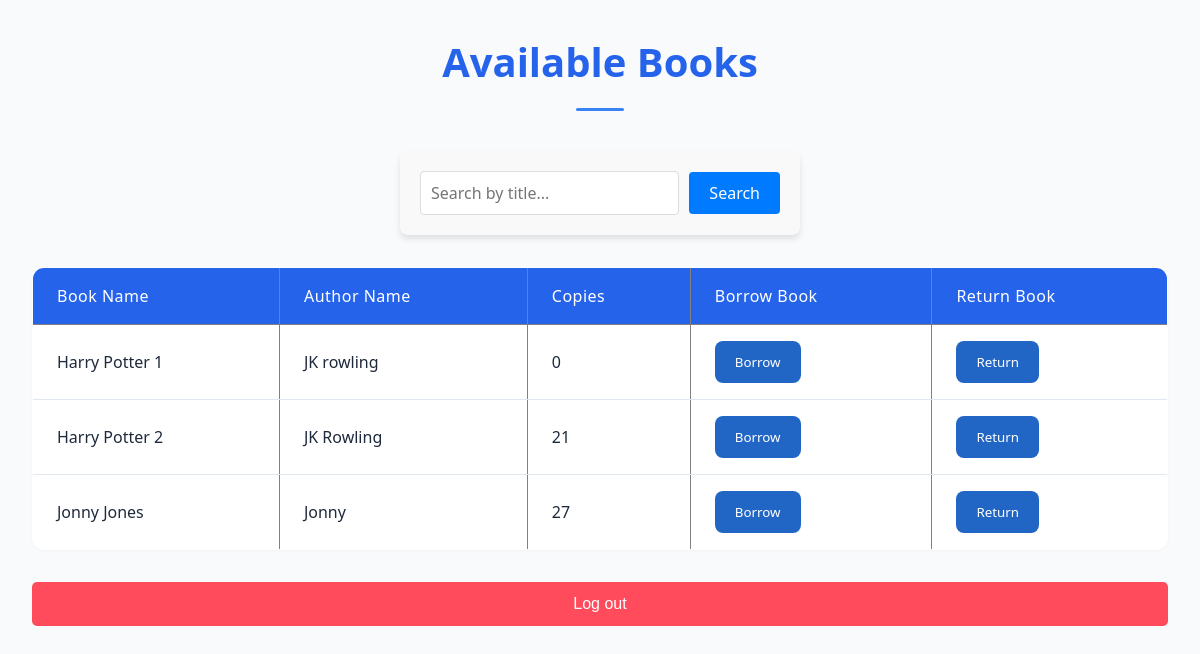
The app's page /library/ (signed in), older data.
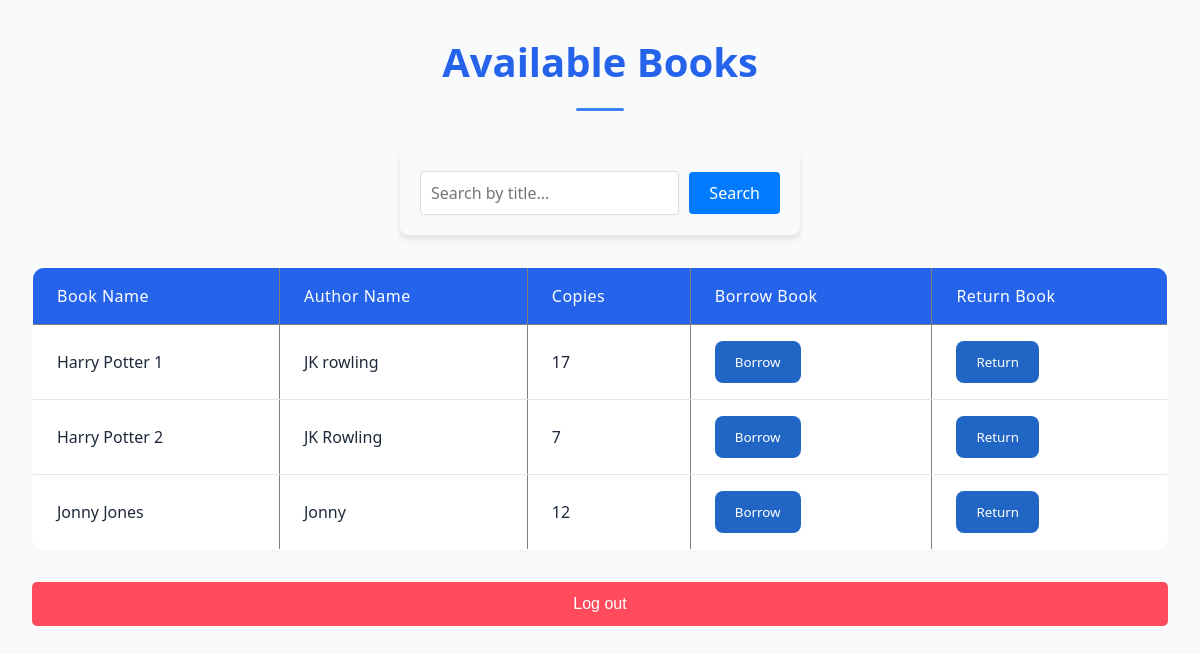
The same page, newer data.
### library_app/models.py (models this page shows, shortened)
class Book(models.Model):
    title = models.CharField(max_length=150)
    author = models.CharField(max_length=150)
    available_copy = models.IntegerField(default=1)

### library_app/views.py (the view)
# urls.py: path('library/', views.book_list, name='library'),
def book_list(request):
    books = Book.objects.all()
    return render(request, "library.html", {"books": books})

### templates/library.html (shortened to what this page needs)
<!DOCTYPE html>
<html lang="en">
<head>
</head>
<body>
    <div class="container">
        <h1>Available Books</h1>
        <form action="{% url 'library' %}" method="POST" class="search-form">
          <div class="form-group">
              <input type="text" name="search_query" placeholder="Search by title..." class="search-input">
              <button type="submit" class="search-button">Search</button>
          </div>
      </form>
        {% if user.is_authenticated %}
         <table border="1">
             <tr>
                 <th>Book Name</th>
                 <th>Author Name</th>
                 <th>Copies</th>
                 <th>Borrow Book</th>
                 <th>Return Book</th>
             </tr>
             {% for book in books %}
             <tr>
                 <td>{{ book.title }}</td>
                 <td>{{ book.author }}</td>
                 <td>{{ book.available_copy }}</td>
                 <td>
                    <form action="{% url 'purchase_book' book.id%}" method="POST">
                        <button type="submit" class="purchase">Borrow</button>
                    </form>
                </td>
                 <td>
                     <form action="{% url 'return_book' book.id %}" method="POST">
                         <button type="submit" class="return">Return</button>
                     </form>
                 </td>
             </tr>
             {% endfor %}
         </table>
         {% else %}
             <p>Please log in to view the book list.</p>
         {% endif %}
        <a href="{% url 'login' %}" class="logout-link">Log out</a>
    </div>
</body>
</html>

### templates/library.html (style rules this page uses)
:root { --primary: #2563eb; --secondary: #3b82f6; --text: #1e293b; --background: #f8fafc; --surface: #ffffff; --success: #2266c5; --border: #e2e8f0; }
* { margin: 0; padding: 0; box-sizing: border-box; font-family: system-ui, -apple-system, 'Segoe UI', Roboto, sans-serif; }
body { background: var(--background); color: var(--text); line-height: 1.5; padding: 2rem; min-height: 100vh; }
.container { max-width: 1200px; margin: 0 auto; }
h1 { text-align: center; font-size: 2.5rem; font-weight: 700; margin-bottom: 2.5rem; position: relative; color: var(--primary); }
h1::after { content: ''; display: block; width: 48px; height: 3px; background: var(--secondary); margin: 1rem auto 0; border-radius: 2px; }
table { width: 100%; border-collapse: collapse; background: var(--surface); border-radius: 0.75rem; overflow: hidden; box-shadow: 0 1px 3px rgba(0,0,0,0.03); margin: 2rem 0; }
th, td { padding: 1rem 1.5rem; text-align: left; }
th { background: var(--primary); color: white; font-weight: 500; letter-spacing: 0.5px; }
tr:not(:last-child) td { border-bottom: 1px solid var(--border); }
button.purchase { background: var(--success); color: white; border: none; padding: 0.75rem 1.25rem; border-radius: 0.5rem; cursor: pointer; font-weight: 500; transition: all 0.2s ease; display: inline-flex; align-items: center; gap: 0.5rem; }
button.return { background: var(--success); color: white; border: none; padding: 0.75rem 1.25rem; border-radius: 0.5rem; cursor: pointer; font-weight: 500; transition: all 0.2s ease; display: inline-flex; align-items: center; gap: 0.5rem; }
table { animation: slideIn 0.4s ease-out; }
.logout-link { display: inline-block; padding: 10px 20px; background-color: #ff4b5c; color: white; text-decoration: none; font-family: Arial, sans-serif; font-size: 16px; border-radius: 5px; transition: background-color 0.3s ease; display: flex; align-items: center; justify-content: center; }
* { margin: 0; padding: 0; box-sizing: border-box; }
.search-form { max-width: 400px; margin: 20px auto; padding: 20px; background-color: #f9f9f9; border-radius: 8px; box-shadow: 0 4px 6px rgba(0, 0, 0, 0.1); }
.form-group { display: flex; align-items: center; }
.search-input { flex: 1; padding: 10px; border: 1px solid #ddd; border-radius: 4px; font-size: 16px; outline: none; transition: border-color 0.3s ease; }
.search-button { padding: 10px 20px; margin-left: 10px; background-color: #007bff; color: white; border: none; border-radius: 4px; font-size: 16px; cursor: pointer; transition: background-color 0.3s ease; }

Row changes from the older to the newer data that the page shows:
changed Book "Harry Potter 1": available_copy "0" → "17"
changed Book "Harry Potter 2": available_copy "21" → "7"
changed Book "Jonny Jones": available_copy "27" → "12"
